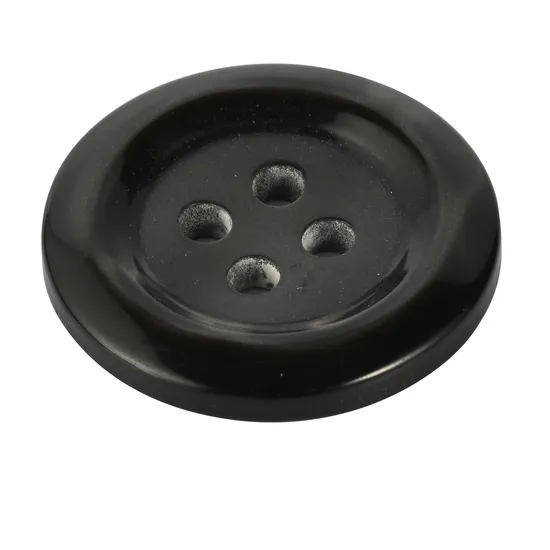
#> input picture CV/1.webp, 550 x 550 px
$ jupyter execute test1.ipynb
#> lines starting #> are read from the running program, lines starting #| are printed output that depends on the picture; after the words box and inside, x2 and y2 are one past the last pixel; in counts of white or black regions, pixels touching at a corner belong together
#> further down, sample1 is the input picture: shape (550, 550, 3); mean B, G, R 165.4, 166.7, 166.5
[cell 1]
import cv2
def canny_processing(img):
    gray = cv2.cvtColor(img, cv2.COLOR_RGB2GRAY)
    blur = cv2.GaussianBlur(
        gray,
        (5,5), # Guassian kernel
        0
    )
    edges = cv2.Canny(blur, 50, 150)
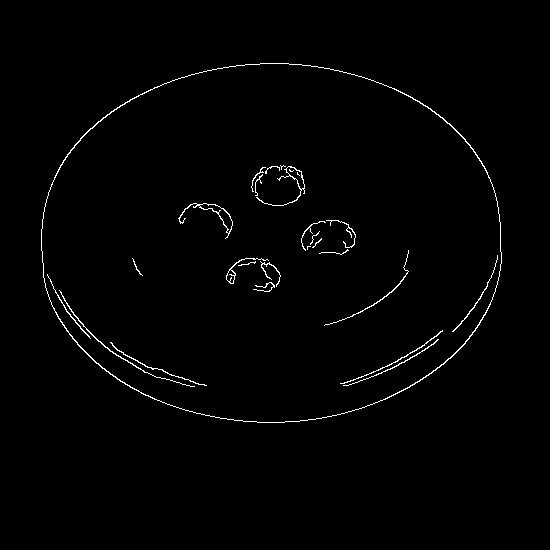
#> edges: shape (550, 550); 1.1% white in thin lines or dots, all inside (x1, y1, x2, y2) = (41, 63, 502, 423)
    return edges

[cell 2]
sample1 = cv2.imread('1.webp')
edges = canny_processing(img=sample1)

[cell 3]
import matplotlib.pyplot as plt
plt.imshow(edges, cmap="gray")

[cell 4]
edges

# Normal Form

[cell 5]
import numpy as np
import matplotlib.pyplot as plt
Y_axis, X_axis = np.nonzero(edges)
#> Y_axis = 3469 values from 63 to 422; X_axis = 3469 values, max 501 at index 1468, min 41 at index 1239, mean 271.1
theta = np.linspace(0, np.pi, 100)
for i in range(len(X_axis)):
    p = X_axis[i]*np.cos(theta) + Y_axis[i]*np.sin(theta)
    plt.plot(theta, p, alpha = 0.05)

plt.show()
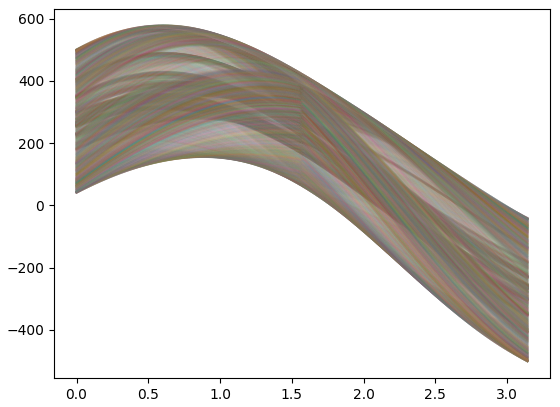
#> figure drawn by matplotlib, 1 panel; curve peaks at x = 0.222, y = 267.5; curve peaks at x = 0.222, y = 268.5; curve peaks at x = 0.222, y = 269.4

[cell 6]
sample1.shape
#> Out = (550, 550, 3)

[cell 7]
THETA_STEP = 2
DISTANCE_STEP = 2
chosen_thetas = np.arange(0, 180 +  1, THETA_STEP, dtype=np.int64)
chosen_distance = np.arange(0, np.sqrt((sample1.shape[0])**2 + (sample1.shape[1])**2), DISTANCE_STEP, dtype=np.int64)
#> chosen_distance = 389 values from 0 to 776
(chosen_thetas, chosen_distance)

[cell 8]
RATIO = np.pi / 180
ACUMULATOR = np.zeros((np.max(chosen_distance), len(chosen_thetas)))
print(ACUMULATOR.shape)
#| (776, 91)
for i in range(len(Y_axis)):
    _distance_range = X_axis[i]*np.cos((RATIO*chosen_thetas)) + Y_axis[i]*np.sin(RATIO*chosen_thetas)
    int_distance_range = _distance_range.astype(np.int64)
    # print(int_distance_range)


    for j in range(len(int_distance_range)):
        if int_distance_range[j] in chosen_distance:
            print(chosen_thetas[j])
            # print(int_distance_range[j], chosen_thetas[j])
            ACUMULATOR[int_distance_range[j]][j] += 1
#> this loop made 3469 passes
#> (printed output is left out)
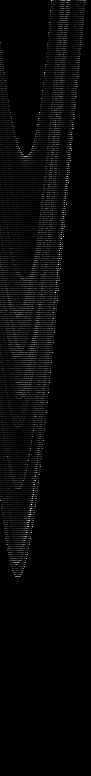
#> ACUMULATOR: shape (776, 91) float64; min 0, max 59, mean 1.7; drawn with min black and max white

[cell 9]
ACUMULATOR

[cell 10]
max_x, max_y = 0, 0
max_value = ACUMULATOR[0][0]
#> max_value = 0
for i in range(ACUMULATOR.shape[0]):
    for j in range(ACUMULATOR.shape[1]):
        if ACUMULATOR[i][j] > max_value:
            max_value = ACUMULATOR[i][j]
            max_x, max_y = i, j
#> after the loop, max_value = 59; max_x = 292; max_y = 55

print(max_x, max_y)

[cell 11]
p_range, theta_range = np.nonzero(ACUMULATOR)
#> p_range = 13683 values from 0 to 578; theta_range = 13683 values, max 85 at index 34, min 0 at index 724, mean 32.74

[cell 12]
for i in range(len(X_axis)):
    p = X_axis[i]*np.cos(theta) + Y_axis[i]*np.sin(theta)
    plt.plot(theta, p, alpha = 0.01)
plt.scatter(RATIO*chosen_thetas[max_y], max_x, alpha=1)
plt.show()
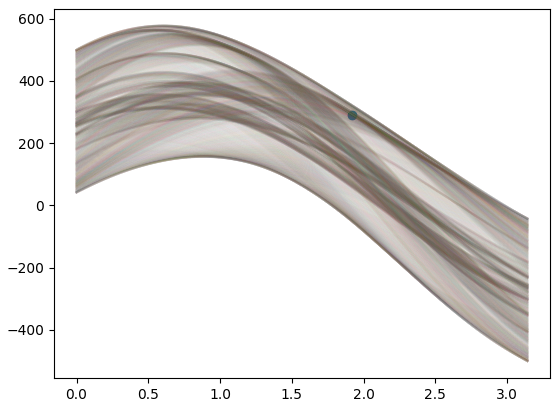
#> figure drawn by matplotlib, 1 panel; curve peaks at x = 0.222, y = 267.5; curve peaks at x = 0.222, y = 268.5; curve peaks at x = 0.222, y = 269.4

[cell 13]
theta = RATIO * chosen_thetas[max_y]
#> theta = 1.92
rho = max_x
#> rho = 292
h, w = edges.shape
#> h = 550; w = 550

plt.imshow(edges, cmap='gray')
if np.isclose(np.sin(theta), 0):
    plt.axvline(rho / np.cos(theta), color='red')
else:
    x = np.array([0, w])
#> x = [0, 550]
    y = (rho - x * np.cos(theta)) / np.sin(theta)
#> y = [310.7, 510.9]
    plt.plot(x, y, color='red')

plt.xlim(0, w); plt.ylim(h, 0)
plt.show()
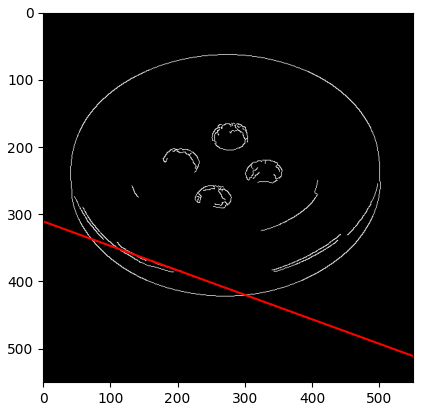
#> figure drawn by matplotlib, 1 panel

$ run again, with CV/houghlines3.jpg saved as CV/1.webp
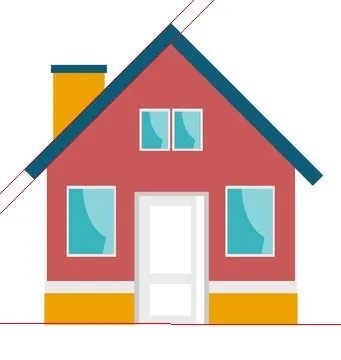
#> input picture CV/houghlines3.jpg, 341 x 360 px
#> sample1 is the input picture: shape (360, 341, 3); mean B, G, R 188.2, 196.6, 216.7
#> in canny_processing, `edges = cv2.Canny(blur, 50, 150)`:
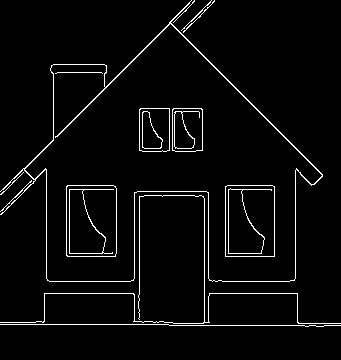
#> edges: shape (360, 341); 3.6% white in thin lines or dots
#> Y_axis = 4438 values from 0 to 326; X_axis = 4438 values, max 340 at index 4096, min 0 at index 1930, mean 160.6
#| (494, 91)
#> the loop `for i in range(len(Y_axis)):` made 4438 passes
#> (printed output is left out)
#> `max_value = ACUMULATOR[0][0]`: max_value = 6
#> after the loop `for i in range(ACUMULATOR.shape[0]):`: max_value = 169; max_x = 324; max_y = 45
#> p_range = 12987 values from 0 to 470; theta_range = 12987 values, max 90 at index 46, min 0 at index 0, mean 36.21
#> theta = 1.57
#> rho = 324
#> y = [324, 324]
#> `plt.show()`:
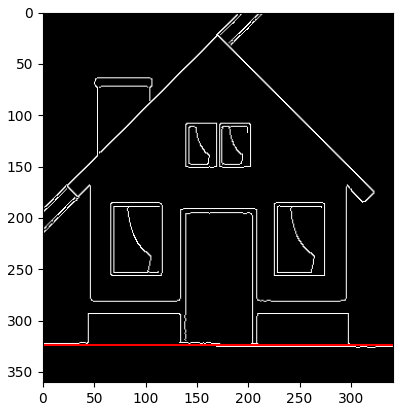
#> figure drawn by matplotlib, 1 panel
